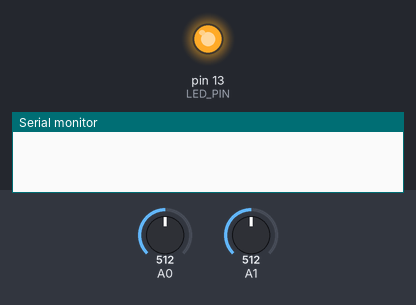
The sketch below on a simulated Arduino Nano, built with avr-gcc and run on an emulated ATmega328P. Parts: output pins drawn as LEDs (lit = HIGH), the last lines printed to the serial monitor. Inputs (shaded band) come from the test bench; at power-on: A0 = 512, A1 = 512.

Above: at 1.0 s.
At 3.4 s:
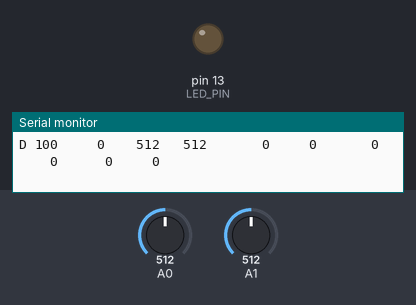
3.5 s: A0 set to 106
5.0 s: A0 set to 93
6.5 s: A1 set to 107
9.5 s: A1 set to 88
Timing chart, 0 to 12.0 s (numbered marks = the images above; inputs shaded):
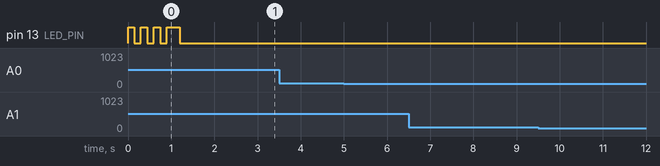

The sketch:

ft-pushing-box-nano.ino
```cpp
/* ft-pushing-box-nano.ino

  2020.02.16 - created

  (c) 2020, hendrich@informatik.uni-hamburg.de
 */

#include <stdio.h>

// define eight channels for compatibility with the bigger sensors, but
// only two are actually used on the pushing box.
//
#define N_CHANNELS 8
#define USE_INTERNAL_PULLUPS (true)


int channels[ N_CHANNELS ];
int lower_limits[ N_CHANNELS ];
int upper_limits[ N_CHANNELS ];

int iteration;
int led = 0;
int LED_PIN = 13;

int latest_blink_millis = 0;
int t_now;


char buffer[120];


// the setup routine runs once when you press reset:
void setup() {
  // analogReadResolution( 13 ); // only for Teensy 3.2+

  // do we want internal pullups?
  // note: Arduino nano has no internal pullups on A6, A7:
  // make sure to connect external pullups here!
  //
  {
    pinMode( A0, INPUT_PULLUP );
    pinMode( A1, INPUT_PULLUP );
  }

  // we use digital pins to drive the pullup resistors, with
  // the resistors soldered across the board to the matching
  // analog pin...
  //
  /*
  for( int di=2; di <= 9; di++  ) {
    pinMode( di, OUTPUT );
    digitalWrite( di, HIGH );
  }
  */

  // use the LED to indicate board status via blinking
  pinMode( LED_PIN, OUTPUT);

  // initialize ADC default values for lower/upper limits
  for( int c=0; c < N_CHANNELS; c++ ) {
    lower_limits[c] =   50;
    upper_limits[c] = 1000;
    channels[c] = 0;
  }

  // initialize serial communication; wait until ready. Also generates
  // a blink pattern to identify this device (short-short-short-long-pause).
  //
  Serial.begin(115200);
  int blink_iterations = 0;


  while( !Serial || (blink_iterations < 1)) { // short-short-short-long-pause  (Teensy vs. Modemmanager?)
    for( int i=0; i < 3; i++ ) {
      digitalWrite( LED_PIN, 1 );
      delay( 150 );
      digitalWrite( LED_PIN, 0 );
      delay( 150 );
    }
    digitalWrite( LED_PIN, 1 );
    delay( 300 );
    digitalWrite( LED_PIN, 0 );
    delay( 1000 );
    blink_iterations++;
  }

}


// the loop routine runs over and over again forever:
void loop() {

  // read the analog inputs: for now, 4x oversampling
  //
  channels[0] =  analogRead( A0 );
  channels[0] += analogRead( A0 );
  channels[0] += analogRead( A0 );
  channels[0] += analogRead( A0 );
  channels[0] >>= 2;


  channels[1] =  analogRead( A1 );
  channels[1] += analogRead( A1 );
  channels[1] += analogRead( A1 );
  channels[1] += analogRead( A1 );
  channels[1] >>= 2;

  int error_mask = 0;

  // print out the value you read: format is common to the other sensors,
  // with iteration count, error_mask, and eight channel values - but only
  // channels 0 and 1 are actually measured by this device.
  //
  iteration++;
  sprintf( buffer, "D %2d %5d  %5d %5d   %5d %5d   %5d %5d  %5d %5d\n",
           iteration, error_mask,
           channels[0], channels[1], channels[2], channels[3],
           channels[4], channels[5], channels[6], channels[7] );
  Serial.print( buffer );
  Serial.flush(); // wait until Serial port idle before sampling ADC again

  // sleep a bit to define the effective sample rate
  //
  delay( 5 );
}
```
